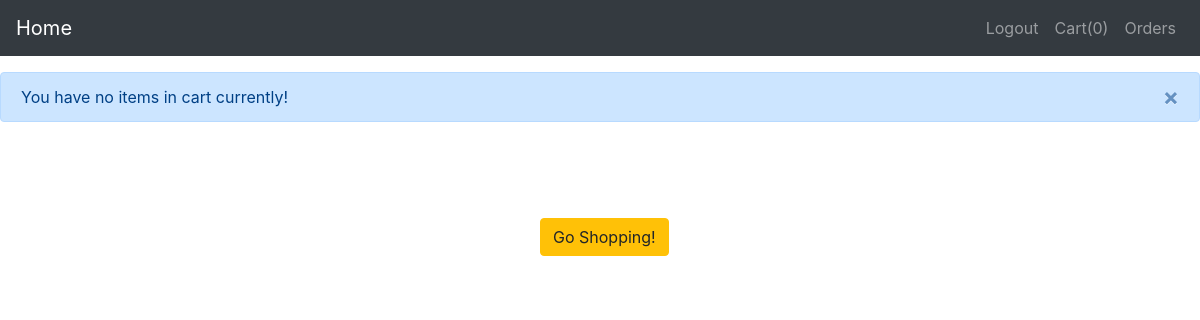
The page /cart/ (signed in) on the database as committed earlier.
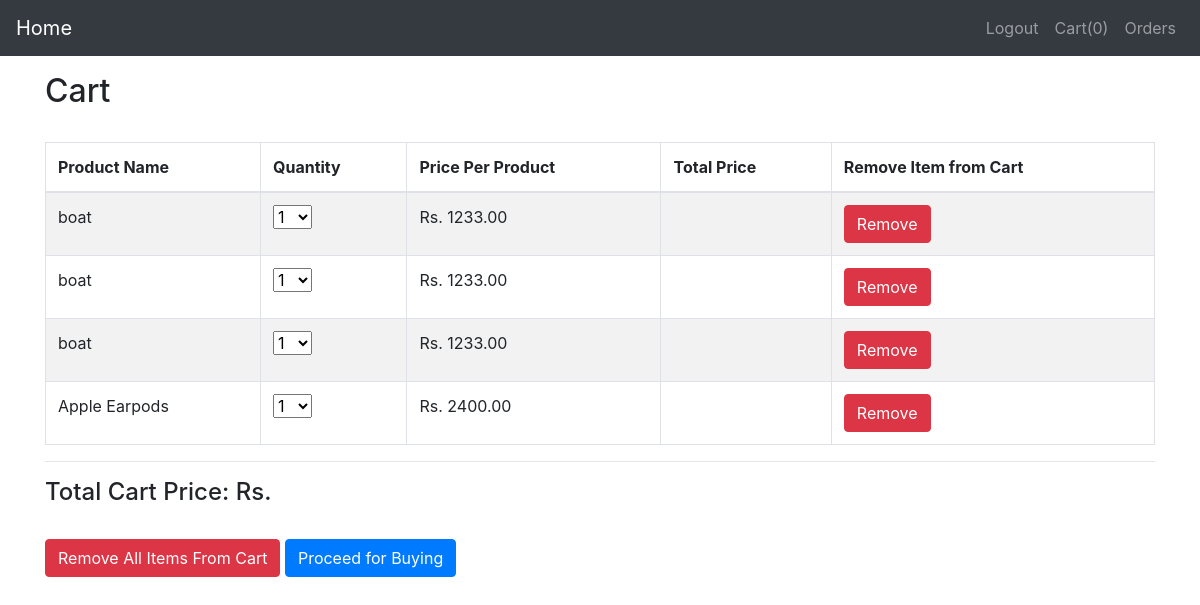
The same page on the database as committed later.
### store/models.py (models this page shows, shortened)
class Cart(models.Model):
    user = models.ForeignKey('User', on_delete=models.CASCADE, related_name='carts',null=True)
    product_id = models.CharField(max_length=128,default="")
    product_name = models.CharField(max_length=128, default="")
    quantity = models.IntegerField(default=1)
    product_price = models.DecimalField(decimal_places=2, max_digits=10)
    total_price = models.DecimalField(decimal_places=2, max_digits=10,null=True)
    created_at = models.DateTimeField(auto_now_add=True)
    class Meta:
        constraints = [
            UniqueConstraint(fields=['user', 'product_id'], name='unique_cart_item')
        ]

### store/views.py (the view)
# urls.py: path('cart/',cart_view),
def cart_view(request):
    cart_items = Cart.objects.filter(user_id=request.user.id)
    cart_numbers = [i for i in range(1,11)]
    user_address = cart_items[0].user.address if cart_items and cart_items[0].user.address else None
    user_phone_number = cart_items[0].user.phone_number if cart_items and cart_items[0].user.phone_number else None
    context = {
        'cart_items': cart_items,
        'cart_numbers': cart_numbers,
        'user_address': user_address,
        'user_phone_number':user_phone_number,
    }
    return render(request, "cart.html", context)

### store/templates/cart.html (shortened to what this page needs)
{% extends "index.html" %}
{% block body %}
{% if cart_items %}
<div class="container">
    <h2>Cart</h2>
    <br>
    <div class="table-responsive">
        <table class="table table-bordered table-striped table-hover" id="cart_table">
            <thead>
                <tr>
                    <th>Product Name</th>
                    <th>Quantity</th>
                    <th>Price Per Product</th>
                    <th>Total Price</th>
                    <th>Remove Item from Cart</th>
                </tr>
            </thead>
            <tbody>
                {% for cart_item in cart_items %}
                <tr id="row-{{ cart_item.product_id}}">
                    <td>{{ cart_item.product_name }}</td>
                    <td>
                        <select name="quantity" id="quantity-{{ cart_item.product_id }}"
                            onchange="calculateprice('{{ cart_item.product_id }}', '{{ cart_item.product_price }}')">
                            {% for number in cart_numbers %}
                            <option value="{{ number }}">{{ number }}</option>
                            {% endfor %}
                        </select>
                    </td>
                    <td id="product_price-{{ cart_item.product_id }}">Rs. {{ cart_item.product_price }}</td>
                    <td id="price_total-{{cart_item.product_id}}"></td>
                    <td><button class="btn btn-danger"
                            onclick="removeFromCart('{{ cart_item.product_id }}')">Remove</button></td>
                </tr>
                {% endfor %}
            </tbody>
        </table>
        <hr>
        <h4>Total Cart Price: Rs. </h4>
        <br>
        <div class="buttons-container mb-4">
            <button class="btn btn-danger" onclick="removeAllFromCart()">Remove All Items From Cart</button>
            <button type="button" class="btn btn-primary" data-toggle="modal" data-target="#finalizecartitems">
                Proceed for Buying
            </button>
        </div>
    </div>
</div>
{% else %}
<div class="alert alert-primary alert-dismissible fade show" role="alert">
    You have no items in cart currently!
    <button type="button" class="close" data-dismiss="alert" aria-label="Close">
        <span aria-hidden="true">&times;</span>
    </button>
</div>
<div style="padding-left: 45vw; padding-top: 10vh;">
    <a class="btn btn-warning" href="/">Go Shopping!</a>
</div>
{% endif %}
{% endblock %}

### store/templates/index.html (shortened to what this page needs)
<!DOCTYPE html>
<html lang="en">
<head>
  <link rel="stylesheet" href="https://maxcdn.bootstrapcdn.com/bootstrap/4.5.2/css/bootstrap.min.css">
  <link rel="stylesheet" href="https://stackpath.bootstrapcdn.com/bootstrap/4.5.2/css/bootstrap.min.css">
  <link rel="stylesheet"
    href="https://cdnjs.cloudflare.com/ajax/libs/bootstrap-select/1.14.0-beta2/css/bootstrap-select.min.css">
</head>
<body>
  <nav class="navbar navbar-expand-lg navbar-dark bg-dark fixed-top">
    <a class="navbar-brand" href="/">Home</a>
    <div class="collapse navbar-collapse" id="navbarNavAltMarkup">
      <div class="navbar-nav ml-auto">
        {% if user.is_authenticated %}
        <a class="nav-item nav-link" href="/logout">Logout</a>
        {% endif %}
        <a class="nav-item nav-link" id="cart" href="/cart">Cart({{ cart_items.count }})</a>
        <a class="nav-item nav-link" href="/orders">Orders</a>
      </div>
    </div>
  </nav>
  <br><br><br>
  {% block body %}
  {% endblock %}
  {% load static %}
</body>
</html>

Rows that differ between the two databases and show on the page:
added Cart: product_name "boat", quantity "1", product_price "1233.00"
added Cart: product_name "boat", quantity "1", product_price "1233.00"
added Cart: product_name "boat", quantity "1", product_price "1233.00"
added Cart: product_name "Apple Earpods", quantity "1", product_price "2400.00"
Other text that changed with them:
text no longer shown: "You have no items in cart currently! × Go Shopping!"
text now shown: "Cart Product Name Quantity Price Per Product Total Price Remove Item from Cart Total Cart Price: Rs. Remove All Items From Cart Proceed for Buying"
